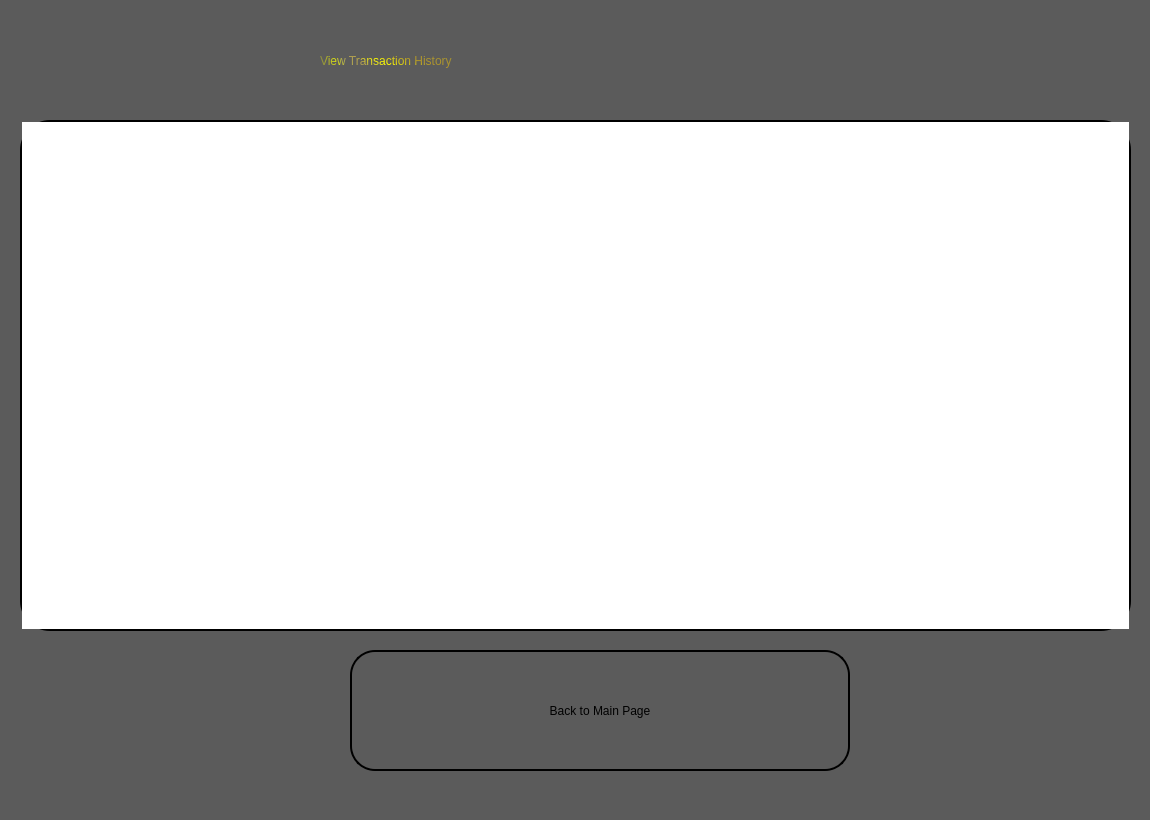
<?xml version="1.0" encoding="UTF-8"?>
<ui version="4.0">
 <class>User_Transaction_History</class>
 <widget class="QWidget" name="User_Transaction_History">
  <property name="geometry">
   <rect>
    <x>0</x>
    <y>0</y>
    <width>1150</width>
    <height>820</height>
   </rect>
  </property>
  <property name="windowTitle">
   <string>User - View Transaction History</string>
  </property>
  <property name="windowIcon">
   <iconset>
    <normaloff>C:/Users/Ahmed Mohammed/Desktop/Pictures/App_Icon.png</normaloff>C:/Users/Ahmed Mohammed/Desktop/Pictures/App_Icon.png</iconset>
  </property>
  <widget class="QLabel" name="Sign_In_Label">
   <property name="geometry">
    <rect>
     <x>0</x>
     <y>0</y>
     <width>1150</width>
     <height>820</height>
    </rect>
   </property>
   <property name="sizePolicy">
    <sizepolicy hsizetype="Fixed" vsizetype="Fixed">
     <horstretch>0</horstretch>
     <verstretch>0</verstretch>
    </sizepolicy>
   </property>
   <property name="styleSheet">
    <string notr="true">background-color: rgb(91, 91, 91);</string>
   </property>
   <property name="text">
    <string/>
   </property>
   <property name="pixmap">
    <pixmap>C:/Users/Ahmed Mohammed/Desktop/Pictures/ezgif-6-82dce513e7.png</pixmap>
   </property>
   <property name="scaledContents">
    <bool>true</bool>
   </property>
  </widget>
  <widget class="QPushButton" name="Back_PB">
   <property name="geometry">
    <rect>
     <x>350</x>
     <y>650</y>
     <width>500</width>
     <height>121</height>
    </rect>
   </property>
   <property name="styleSheet">
    <string notr="true">border-color: qlineargradient(spread:pad, x1:0, y1:0, x2:1, y2:0, stop:0 rgba(0, 0, 0, 255), stop:1 rgba(255, 255, 255, 255));
font: 700 20pt &quot;Segoe Script&quot;;
color: qconicalgradient(cx:0.058, cy:0.636, angle:0, stop:0 rgba(91, 80, 0, 255), stop:0.16 rgba(136, 106, 22, 255), stop:0.168269 rgba(235, 219, 102, 255), stop:0.225 rgba(128, 105, 15, 255), stop:0.285 rgba(204, 181, 74, 255), stop:0.415 rgba(245, 236, 112, 255), stop:0.52 rgba(209, 190, 76, 255), stop:0.57 rgba(187, 156, 51, 255), stop:0.695 rgba(202, 174, 68, 255), stop:0.75 rgba(218, 202, 86, 255), stop:0.815 rgba(208, 187, 73, 255), stop:0.88 rgba(187, 156, 51, 255), stop:0.935 rgba(137, 108, 26, 255), stop:0.990385 rgba(119, 98, 14, 255), stop:1 rgba(35, 40, 3, 255));

color: qconicalgradient(cx:0.909, cy:1, angle:0, stop:0 rgba(217, 193, 0, 255), stop:0.16 rgba(136, 106, 22, 255), stop:0.168269 rgba(235, 219, 102, 255), stop:0.225 rgba(128, 105, 15, 255), stop:0.285 rgba(204, 181, 74, 255), stop:0.415 rgba(245, 236, 112, 255), stop:0.52 rgba(209, 190, 76, 255), stop:0.57 rgba(187, 156, 51, 255), stop:0.695 rgba(202, 174, 68, 255), stop:0.75 rgba(218, 202, 86, 255), stop:0.815 rgba(208, 187, 73, 255), stop:0.88 rgba(187, 156, 51, 255), stop:0.935 rgba(137, 108, 26, 255), stop:0.990385 rgba(119, 98, 14, 255), stop:1 rgba(35, 40, 3, 255));

border-radius: 25px; /* This should be half of the width/height */
border: 2px solid black; /* Optional: adds a visible border around the button */</string>
   </property>
   <property name="text">
    <string>Back to Main Page</string>
   </property>
  </widget>
  <widget class="QLabel" name="label_3">
   <property name="geometry">
    <rect>
     <x>320</x>
     <y>30</y>
     <width>551</width>
     <height>61</height>
    </rect>
   </property>
   <property name="styleSheet">
    <string notr="true">color: rgb(255, 255, 255);
color: qconicalgradient(cx:0, cy:0, angle:135, stop:0 rgba(255, 255, 0, 69), stop:0.375 rgba(255, 255, 0, 69), stop:0.423533 rgba(251, 255, 0, 145), stop:0.45 rgba(247, 255, 0, 208), stop:0.477581 rgba(255, 244, 71, 130), stop:0.518717 rgba(255, 218, 71, 130), stop:0.55 rgba(255, 255, 0, 255), stop:0.57754 rgba(255, 203, 0, 130), stop:0.625 rgba(255, 255, 0, 69), stop:1 rgba(255, 255, 0, 69));
font: 3000 24pt &quot;Segoe Script&quot;;
</string>
   </property>
   <property name="text">
    <string>View Transaction History</string>
   </property>
  </widget>
  <widget class="QListWidget" name="Transaction_History_LW">
   <property name="geometry">
    <rect>
     <x>20</x>
     <y>120</y>
     <width>1111</width>
     <height>511</height>
    </rect>
   </property>
   <property name="styleSheet">
    <string notr="true">border-color: qlineargradient(spread:pad, x1:0, y1:0, x2:1, y2:0, stop:0 rgba(0, 0, 0, 255), stop:1 rgba(255, 255, 255, 255));
font: 700 12pt &quot;Segoe Script&quot;;
color: qconicalgradient(cx:0.058, cy:0.636, angle:0, stop:0 rgba(91, 80, 0, 255), stop:0.16 rgba(136, 106, 22, 255), stop:0.168269 rgba(235, 219, 102, 255), stop:0.225 rgba(128, 105, 15, 255), stop:0.285 rgba(204, 181, 74, 255), stop:0.415 rgba(245, 236, 112, 255), stop:0.52 rgba(209, 190, 76, 255), stop:0.57 rgba(187, 156, 51, 255), stop:0.695 rgba(202, 174, 68, 255), stop:0.75 rgba(218, 202, 86, 255), stop:0.815 rgba(208, 187, 73, 255), stop:0.88 rgba(187, 156, 51, 255), stop:0.935 rgba(137, 108, 26, 255), stop:0.990385 rgba(119, 98, 14, 255), stop:1 rgba(35, 40, 3, 255));


border-radius: 30px; /* This should be half of the width/height */
border: 2px solid black; /* Optional: adds a visible border around the button */</string>
   </property>
  </widget>
 </widget>
 <resources/>
 <connections/>
</ui>
